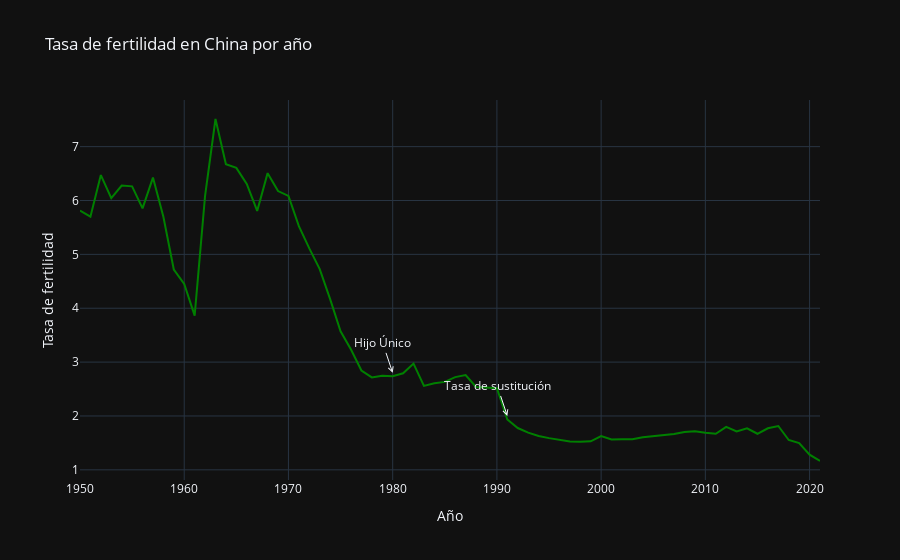

Notebook code cell kept with this figure:
### Code cell
# Con esos datos puedo crear otro gráfico ilustrativo de la tendencia.

fig_china_fertility = px.line(df_china_fertility, x= "Año", y= "Tasa de fertilidad",
                              color_discrete_sequence=["green"],
                              title = "Tasa de fertilidad en China por año")
fig_china_fertility.add_annotation(x=1991, y=2, text="Tasa de sustitución",
                                showarrow=True, arrowhead=5)
fig_china_fertility.add_annotation(x=1980, y=2.8, text="Hijo Único",
                                showarrow=True, arrowhead=5)


fig_china_fertility.update_layout(template="plotly_dark") 
fig_china_fertility.show()

### Figure 1 — Plotly figure (JSON) as saved in the notebook; plotly's stock layout.template omitted (floating-point values rounded to 4 significant figures)
{"data": [{"hovertemplate": "Año=%{x}<br>Tasa de fertilidad=%{y}<extra></extra>", "legendgroup": "", "line": {"color": "green", "dash": "solid"}, "marker": {"symbol": "circle"}, "mode": "lines", "name": "", "orientation": "v", "showlegend": false, "type": "scatter", "x": [1950, 1951, 1952, 1953, 1954, 1955, 1956, 1957, 1958, 1959, 1960, 1961, 1962, 1963, 1964, 1965, 1966, 1967, 1968, 1969, 1970, 1971, 1972, 1973, 1974, 1975, 1976, 1977, 1978, 1979, 1980, 1981, 1982, 1983, 1984, 1985, 1986, 1987, 1988, 1989, 1990, 1991, 1992, 1993, 1994, 1995, 1996, 1997, 1998, 1999, 2000, 2001, 2002, 2003, 2004, 2005, 2006, 2007, 2008, 2009, 2010, 2011, 2012, 2013, 2014, 2015, 2016, 2017, 2018, 2019, 2020, 2021], "xaxis": "x", "y": [5.813, 5.699, 6.472, 6.042, 6.278, 6.263, 5.854, 6.425, 5.698, 4.718, 4.451, 3.863, 6.085, 7.513, 6.672, 6.605, 6.307, 5.806, 6.508, 6.175, 6.085, 5.523, 5.112, 4.726, 4.17, 3.571, 3.235, 2.844, 2.716, 2.745, 2.739, 2.792, 2.972, 2.559, 2.607, 2.633, 2.721, 2.76, 2.539, 2.52, 2.514, 1.934, 1.776, 1.691, 1.629, 1.589, 1.554, 1.527, 1.522, 1.53, 1.628, 1.563, 1.566, 1.57, 1.605, 1.624, 1.644, 1.666, 1.7, 1.714, 1.687, 1.668, 1.798, 1.714, 1.769, 1.67, 1.772, 1.813, 1.554, 1.496, 1.28, 1.164], "yaxis": "y"}], "layout": {"annotations": [{"arrowhead": 5, "showarrow": true, "text": "Tasa de sustitución", "x": 1991, "y": 2}, {"arrowhead": 5, "showarrow": true, "text": "Hijo Único", "x": 1980, "y": 2.8}], "legend": {"tracegroupgap": 0}, "title": {"text": "Tasa de fertilidad en China por año"}, "xaxis": {"anchor": "y", "domain": [0, 1], "title": {"text": "Año"}}, "yaxis": {"anchor": "x", "domain": [0, 1], "title": {"text": "Tasa de fertilidad"}}}}
